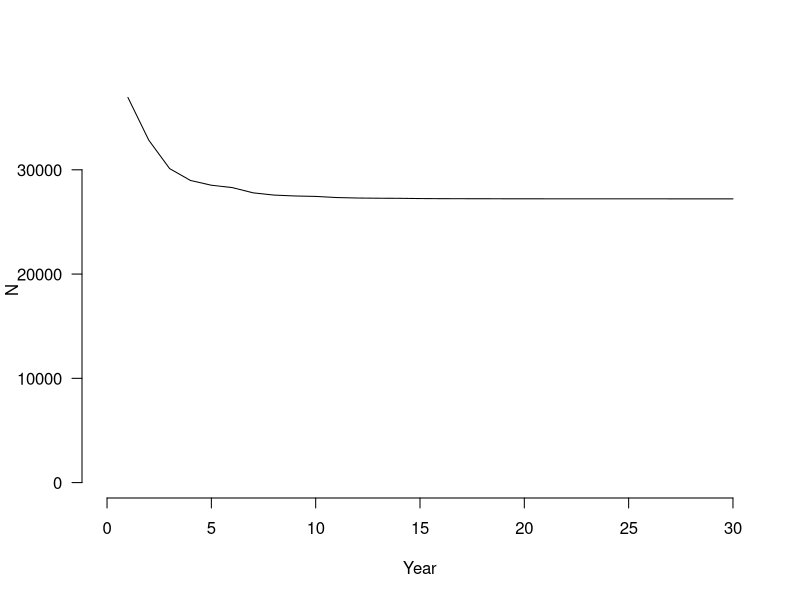
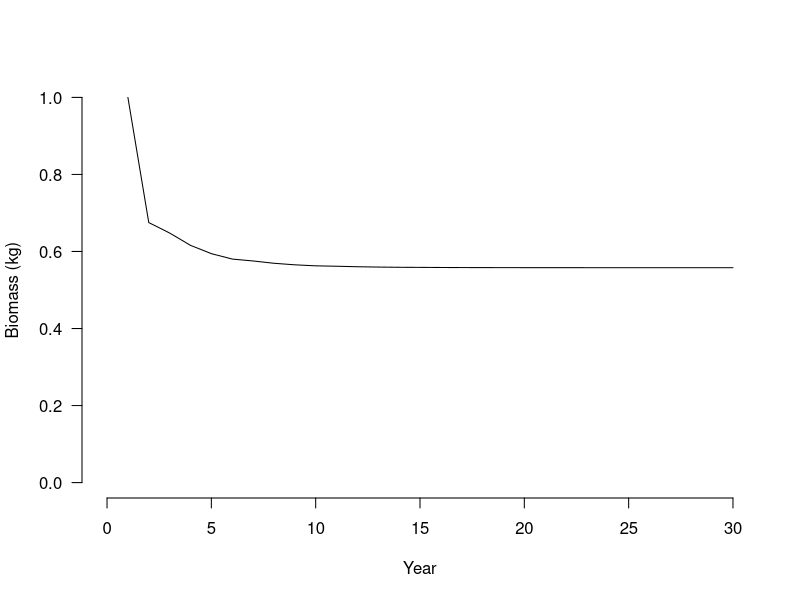
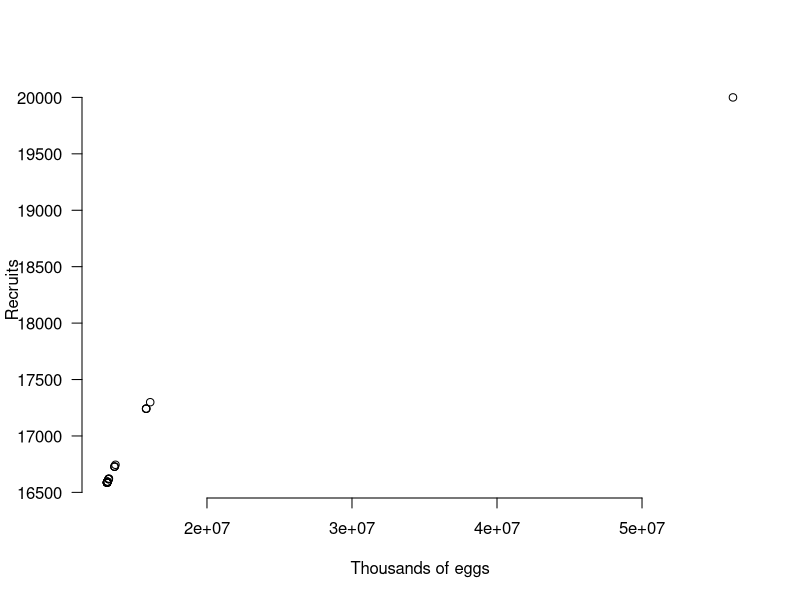

Write R code to recreate these figures, in order.
###28 september penshell age structure###
##age structure model penshell (A.maura)
##setting working directory

#("C:/Users/lili_/Desktop/fishpath_r")

#time 30 years
nyears<-30


# Age info
maxage <- 8 # based on lit for 26 cm, first report on the occurence of penshell a.pectinata (Sung Yang, 2015)
age_at_maturity <- 4 # made up number for age, for size maturity is 12 cm
ages <- 1:maxage


###stock recruitment parameters###
#write stock recruitment relationship in terms of steepness, how to do it?
R0<-20000 # made up number for unfished recruitment
#fit beverton holt relationship

###age size parameters###
##found in literature, modelacion del crecimiento de de callo de hacha, noriega 2013##
linf <- 28 #cm #find out for penshell
k <- 0.5 #find out for penshell, growth rate found sealifebase for atrina pectinata
t0 <- 0 #use 0, as used in other studies when fitting VB curve

###length and weight parameters###
##found in literature for Atrina pinnata, using as an approximation
lw_a <- 2.6 #based on lit for a.pinnata  data
lw_b <- 2.44  #based on measurement data

# Calculate length/weight at age
length_at_age <- linf * (1-exp(-k*ages))
weight_at_age <- lw_a * length_at_age ^ lw_b
  

# Survival- and fecundity-at-age vectors
# Max age = 8, Age at maturity = 4, eggs= 9800000 
eggs_a <- 9800000 
s <- c(0.4, 0.4, 0.5, 0.8,0.8, rep(0.93, 3)) # found in lit for a.maura
fa <- c(0, 0, 0, 9800000, rep(9800000 , 4)) # based on egg data, fecundity at age
#s<- we have different survival rates for different ages/stages of penshell
#not sure how to include it.

R0<- 20000
n0age1 <-R0
n0allages <- c(n0age1, sapply(1:(maxage-1), function(x) n0age1*prod(s[1:x])))

S0<-sum(fa*n0allages)

h<-0.8 #steepness parameter 
alpha<-(1-h)/(4*h*R0)*S0
beta<- (5*h-1)/(4*h*R0)
beta
#eggs<-1 # potential fecundity, value found in literature for a.maura, analysis of different methods to estimate fecundity in bivalves (Caceres-Puig, 2016) 
#beverton<-Et/(alpha+beta*Et)


##calculate abundance for year 1###
#n0age1<-20000 # used value for R0
 # v<-0.1 #vulnerability for age 1 fish
#u<-0.1 #exploitation rate of age 1 fish
#n1a1<-(1-v*u)*s*R0 #not sure about this equation


# Create matrix to hold abundance over time
n <- matrix(data=NA, nrow=nyears, ncol=maxage)
n[1,] <- n0allages


# Create matrix to hold biomass over time
b <- matrix(data=NA, nrow=nyears, ncol=maxage)
b[1,] <- n0allages * weight_at_age

# Create matrix for eggs
eggs <- vector()

#eploitation rate vector
u<-rep(0.99,30)

#vulnerabilities at age
v<-c(0,0,0,1,1,1,1,1)
  
# Loop through time
# For testing: t <- 2
for(t in 2:(nyears)){
  
  # Number of eggs = fecundity times biomass
  eggs[t-1] <- sum(fa * n[t-1,])
  
  #Calculate number of recruits from SRR and # of eggs
  n[t,1] <- eggs[t-1]/(alpha+beta*eggs[t-1])


  # Calculate remaining age classes based on natural mortality
  n[t,2:maxage] <- n[t-1,1:(maxage-1)] * s[1:(maxage-1)]*(1-v[1:(maxage-1)]*u[t-1])
  
  # Convert abundance to biomass and save
  b[t,] <- n[t,] * weight_at_age
  
}

# PLOT RESULTS
##############################################

# Plot population size over time
plot(1:nyears, rowSums(n), type="l", las=1, bty="n", 
     xlim=c(0, nyears), ylim=c(0, max(rowSums(n), na.rm=T)),
     xlab="Year", ylab="N")

# Plot biomass over time
plot(1:nyears, rowSums(b)/sum(b[1,]), type="l", las=1, bty="n", 
     xlim=c(0, nyears), ylim=c(0, 1),
     xlab="Year", ylab="Biomass (kg)")

# Plot stock-recruitment relationship
plot(eggs/1000, n[2:nrow(n),1], type="p", las=1, bty="n", 
     xlab="Thousands of eggs", ylab="Recruits")
